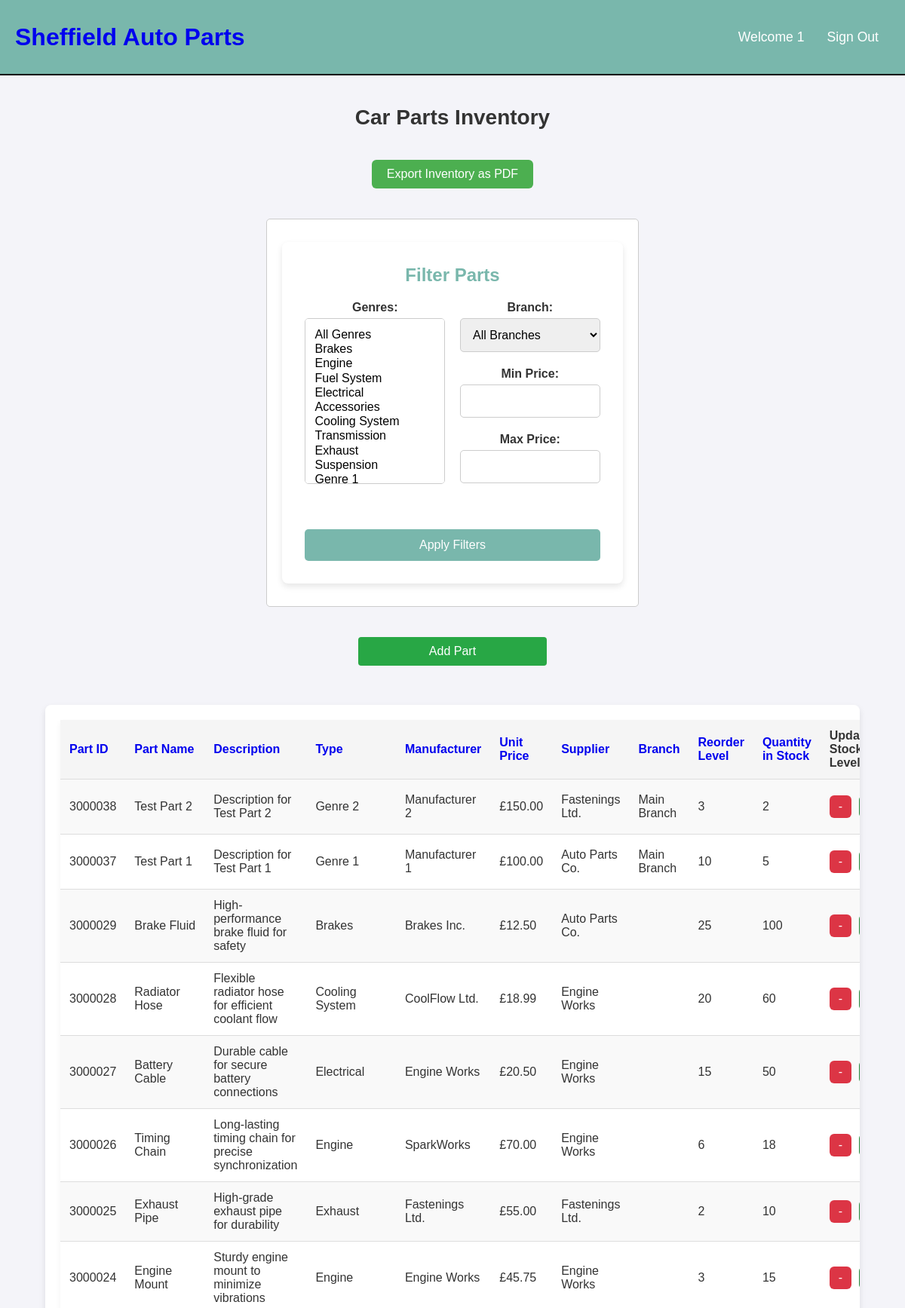
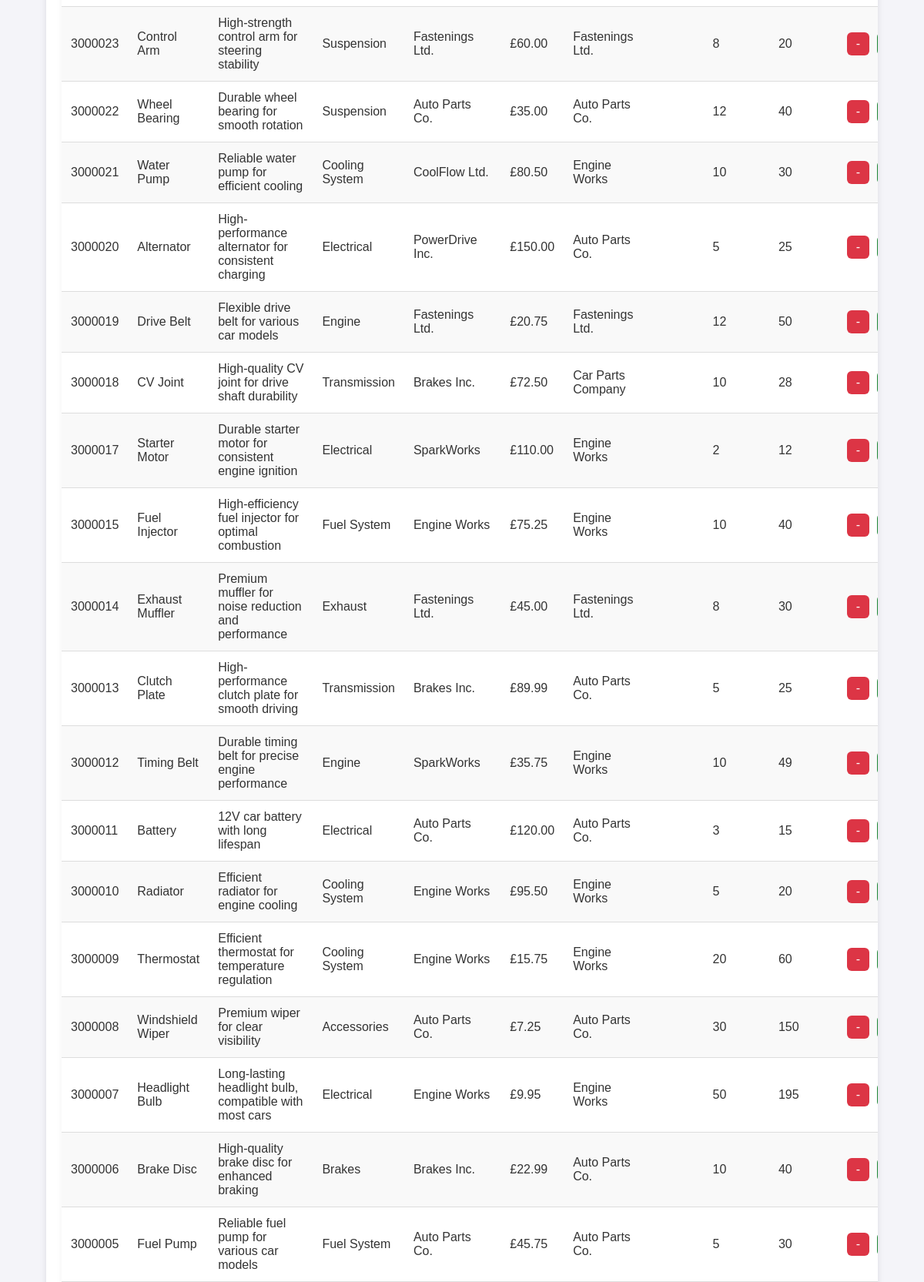
Screenshot of /inventory.php?sort_column=part_id&sort_order=DESC (signed in, upper part) with the database file from the repository (2 pictures, top to bottom).
### tables this page shows
CREATE TABLE `users` (
  `user_id` int(11) NOT NULL,
  `username` varchar(50) NOT NULL,
  `password` varchar(255) NOT NULL,
  `email` varchar(99) NOT NULL,
  `role` varchar(20) NOT NULL,
  `active` tinyint(1) DEFAULT 1
);

CREATE TABLE `parts` (
  `part_id` int(11) NOT NULL,
  `part_name` varchar(100) NOT NULL,
  `description` varchar(255) NOT NULL,
  `genre` varchar(30) NOT NULL,
  `manufacturer` varchar(100) NOT NULL,
  `unit_price` decimal(10,2) NOT NULL,
  `quantity_in_stock` int(11) NOT NULL,
  `reorder_level` int(11) NOT NULL,
  `supplier_id` int(11) NOT NULL,
  `branch_id` int(11) DEFAULT NULL
);

CREATE TABLE `suppliers` (
  `supplier_id` int(11) NOT NULL,
  `supplier_name` varchar(100) NOT NULL,
  `contact_name` varchar(100) NOT NULL,
  `contact_phone` varchar(11) NOT NULL,
  `contact_email` varchar(50) NOT NULL,
  `address` varchar(100) NOT NULL,
  `active` tinyint(1) NOT NULL DEFAULT 1
);

CREATE TABLE `branches` (
  `branch_id` int(11) NOT NULL,
  `branch_name` varchar(255) NOT NULL,
  `branch_address` varchar(255) DEFAULT NULL,
  `branch_phone` varchar(20) DEFAULT NULL,
  `branch_email` varchar(255) DEFAULT NULL
);

### include/functions.php (called while the page is built, shortened)
<?php
function check_login($con){
  if(isset($_SESSION['user_id'])){
    $users_id = $_SESSION['user_id'];
    $check_login_query = "SELECT * FROM users WHERE user_id = '$users_id'";
    $logged_in_result = mysqli_query($con,$check_login_query);
    if($logged_in_result && mysqli_num_rows($logged_in_result) === 1){
      $user_data = mysqli_fetch_assoc($logged_in_result);
      return $user_data;
    }
  }
}
?>

### include/init.php (called while the page is built, shortened)
<?php
include('include/connection.php');
include('include/functions.php');
$user_data = check_login($con);
?>

### inventory.php (the view, shortened to what this page needs)
<?php
include('include/init.php');
$sort_column = isset($_GET['sort_column']) ? $_GET['sort_column'] : 'part_id';
$sort_order = isset($_GET['sort_order']) ? $_GET['sort_order'] : 'ASC';
$next_sort_order = ($sort_order == 'ASC') ? 'DESC' : 'ASC';
$selected_genres = isset($_POST['genres']) ? $_POST['genres'] : [];
$min_price = isset($_POST['min_price']) && is_numeric($_POST['min_price']) ? $_POST['min_price'] : null;
$max_price = isset($_POST['max_price']) && is_numeric($_POST['max_price']) ? $_POST['max_price'] : null;
$genre_sql = "SELECT DISTINCT genre FROM parts";
$genre_result = $con->query($genre_sql);
$genres = [];
while ($row = $genre_result->fetch_assoc()) {
    $genres[] = $row['genre'];
}
$sql = "SELECT
            parts.part_id,
            parts.part_name,
            parts.description,
            parts.genre,
            parts.manufacturer,
            parts.unit_price,
            parts.quantity_in_stock,
            parts.reorder_level,
            suppliers.supplier_name,
            branches.branch_name
        FROM parts
        INNER JOIN suppliers ON parts.supplier_id = suppliers.supplier_id
        LEFT JOIN branches ON parts.branch_id = branches.branch_id";
$sql .= " ORDER BY $sort_column $sort_order";
$result = $con->query($sql);
?>
<!DOCTYPE html>
<html lang="en">
<head>
    <link rel="stylesheet" href="style/base.css">
    <link rel="stylesheet" href="style/tablelist.css">
</head>
<body>
    <?php include('include/header.php'); ?>
    <div class="page-container">
        <h2 class="page-title">Car Parts Inventory</h2>
        <div class="button-container">
            <a href="generate_inventory_report.php" class="export-btn">Export Inventory as PDF</a>
        </div>
        <div class="form-container">
            <form action="inventory.php" method="POST" class="adding-form">
                <h3>Filter Parts</h3>
                <div class="form-columns">
                    <div class="left-column">
                        <div class="form-box">
                            <label for="genres">Genres:</label>
                            <select id="genres" name="genres[]" multiple>
                                <option value="">All Genres</option>
                                <?php foreach ($genres as $genre): ?>
                                    <option value="<?php echo htmlspecialchars($genre); ?>" <?php echo in_array($genre, $selected_genres) ? 'selected' : ''; ?>><?php echo htmlspecialchars($genre); ?></option>
                                <?php endforeach; ?>
                            </select>
                        </div>
                    </div>
                    <div class="right-column">
                        <div class="form-box">
                            <label for="branch">Branch:</label>
                            <select id="branch" name="branch">
                                <option value="">All Branches</option>
                            </select>
                        </div>
                        <div class="form-box">
                            <label for="min_price">Min Price:</label>
                            <input type="number" step="0.01" id="min_price" name="min_price" value="<?php echo htmlspecialchars($min_price); ?>">
                        </div>
                        <div class="form-box">
                            <label for="max_price">Max Price:</label>
                            <input type="number" step="0.01" id="max_price" name="max_price" value="<?php echo htmlspecialchars($max_price); ?>">
                        </div>
                    </div>
                </div>
                <button type="submit" class="save-btn">Apply Filters</button>
            </form>
        </div>
        <div id="add-part-button-container" class="button-container">
            <a href="adding_new_parts.php" class="add-part-btn">Add Part</a>
        </div>
        <div class="table-container">
            <table class="inventory-list">
                <thead>
                    <tr>
                        <th><a href="?sort_column=part_id&sort_order=<?php echo $next_sort_order; ?>">Part ID</a></th>
                        <th><a href="?sort_column=part_name&sort_order=<?php echo $next_sort_order; ?>">Part Name</a></th>
                        <th><a href="?sort_column=description&sort_order=<?php echo $next_sort_order; ?>">Description</a></th>
                        <th><a href="?sort_column=genre&sort_order=<?php echo $next_sort_order; ?>">Type</a></th>
                        <th><a href="?sort_column=manufacturer&sort_order=<?php echo $next_sort_order; ?>">Manufacturer</a></th>
                        <th><a href="?sort_column=unit_price&sort_order=<?php echo $next_sort_order; ?>">Unit Price</a></th>
                        <th><a href="?sort_column=supplier_name&sort_order=<?php echo $next_sort_order; ?>">Supplier</a></th>
                        <th><a href="?sort_column=branch_name&sort_order=<?php echo $next_sort_order; ?>">Branch</a></th>
                        <th><a href="?sort_column=reorder_level&sort_order=<?php echo $next_sort_order; ?>">Reorder Level</a></th>
                        <th><a href="?sort_column=quantity_in_stock&sort_order=<?php echo $next_sort_order; ?>">Quantity in Stock</a></th>
                        <th>Update Stock Levels</th>
                    </tr>
                </thead>
                <tbody>
                    <?php
                    if ($result->num_rows > 0) {
                        while ($row = $result->fetch_assoc()) {
                            echo "<tr id='row-{$row['part_id']}'>";
                            echo "<td>" . htmlspecialchars($row['part_id']) . "</td>";
                            echo "<td>" . htmlspecialchars($row['part_name']) . "</td>";
                            echo "<td>" . htmlspecialchars($row['description']) . "</td>";
                            echo "<td>" . htmlspecialchars($row['genre']) . "</td>";
                            echo "<td>" . htmlspecialchars($row['manufacturer']) . "</td>";
                            echo "<td>£" . number_format($row['unit_price'], 2) . "</td>";
                            echo "<td>" . htmlspecialchars($row['supplier_name']) . "</td>";
                            echo "<td>" . htmlspecialchars($row['branch_name']) . "</td>";
                            echo "<td>" . htmlspecialchars($row['reorder_level']) . "</td>";
                            echo "<td class='quantity'>" . htmlspecialchars($row['quantity_in_stock']) . "</td>";
                            echo "<td>
                                    <div class='button-container'>
                                        <button class='update-btn' data-id='{$row['part_id']}' data-action='decrease'>-</button>
                                        <button class='update-btn' data-id='{$row['part_id']}' data-action='increase'>+</button>
                                    </div>
                                  </td>";
                            echo "</tr>";
                        }
                    } else {
                        echo "<tr><td colspan='13'>No parts found.</td></tr>";
                    }
                    ?>
                </tbody>
            </table>
        </div>
    </div>
</body>
</html>

### include/header.php
<link rel="stylesheet" href="style/header.css">
<header>
  <div class="logo">
  <h1 class="logo-text">
    <a href="home.php">
      <span>Sheffield</span> Auto Parts
    </a>
  </h1>
</div>
<ul class="navbar">
  <li><a href="home.php">Welcome <?php echo htmlspecialchars($user_data['username']); ?></a></li>
  <li><a href="logout.php">Sign Out</a></li>
</ul>
</header>

### style/base.css (style rules this page uses)
* { font-family: 'Poppins', sans-serif; margin: 0; padding: 0; box-sizing: border-box; text-decoration: none; }
body { background-color: #f9f9f9; min-height: 100vh; }
.page-container { min-height: 75vh; width: 100%; background-position: center; background-size: cover; position: relative; display: flex; flex-direction: column; margin: 0 auto; padding-top: 0px; justify-content: center; align-items: center; }
.page-title { margin-top: 20px; font-size: 24px; margin-bottom: 20px; text-align: center; }
.form-container { margin: 20px auto; padding: 20px; border: 1px solid #ccc; border-radius: 5px; background-color: #ffffff; max-width: 600px; text-align: center; }
.form, .adding-form { display: flex; flex-direction: column; max-width: 1000px; margin: 10px auto; padding: 30px; background-color: #ffffff; border-radius: 8px; box-shadow: 0 4px 8px rgba(0, 0, 0, 0.1); justify-content: center; align-items: center; }
.form h3, .adding-form h3 { width: 100%; text-align: center; color: #79B7AC; margin-bottom: 20px; font-size: 24px; font-weight: bold; }
.form-columns { display: flex; justify-content: space-between; margin-bottom: 20px; width: 100%; gap: 20px; }
.left-column, .right-column { display: flex; flex-direction: column; width: 100%; }
.form-box { display: flex; flex-direction: column; margin-bottom: 20px; }
.form-box label { font-weight: bold; margin-bottom: 5px; }
.form-box input, .form-box textarea, .form-box select { padding: 12px; border: 1px solid #ccc; border-radius: 5px; font-size: 16px; width: 100%; box-sizing: border-box; }
.save-btn { display: block; width: 100%; padding: 12px 15px; background-color: #79B7AC; color: white; border: none; border-radius: 5px; cursor: pointer; font-size: 16px; margin-top: 20px; }
select[multiple] { height: 220px; }

### style/tablelist.css (style rules this page uses)
* { font-family: 'Poppins', sans-serif; margin: 0; padding: 0; box-sizing: border-box; text-decoration: none; }
body { background-color: #f4f4f9; color: #333; }
.page-container { min-height: auto; width: 100%; position: relative; display: flex; flex-direction: column; padding-top: 20px; margin: 0 auto; align-items: center; }
.page-title { margin-top: 20px; margin-bottom: 20px; font-size: 28px; font-weight: 600; text-align: center; color: #333; }
.table-container { background-color: #fff; width: 90%; max-width: 1600px; padding: 1.25rem; border-radius: 8px; margin: 2rem auto; box-shadow: 0 4px 8px rgba(0, 0, 0, 0.1); overflow-x: auto; }
.inventory-list { width: 100%; border-collapse: collapse; background-color: #fff; box-shadow: 0 4px 8px rgba(0, 0, 0, 0.05); }
.inventory-list thead { background-color: #f5f5f5; }
.inventory-list th, .inventory-list td { padding: 12px; text-align: left; border-bottom: 1px solid #ddd; }
.inventory-list th { font-weight: bold; background-color: #f5f5f5; color: #333; }
.inventory-list tbody tr { background-color: #fff; }
.inventory-list tbody tr:nth-child(odd) { background-color: #f9f9f9; }
.export-btn { display: inline-block; padding: 10px 20px; margin: 20px 0; background-color: #4CAF50; color: white; border-radius: 6px; text-decoration: none; font-size: 16px; }
.button-container { display: flex; gap: 10px; }
.update-btn { display: inline-block; padding: 6px 12px; cursor: pointer; color: white; border: none; border-radius: 6px; font-size: 16px; transition: background-color 0.3s ease; }
.update-btn[data-action='decrease'] { background-color: #dc3545; }
.quantity { text-align: center; }
#add-part-button-container { text-align: center; margin: 20px 0; }
.add-part-btn { display: inline-block; padding: 10px 20px; background-color: #28a745; color: white; border-radius: 4px; text-decoration: none; font-size: 16px; width: 250px; height:50x; transition: background-color 0.3s ease; }

### style/header.css (style rules this page uses)
header { background: #79B7AC; height: 100px; display: flex; justify-content: space-between; align-items: center; border-bottom: 2px solid black; color: white; padding: 0 20px; }
header .logo { max-height: 80px; display: flex; align-items: center; color: white; }
header .navbar { display: flex; align-items: center; }
header ul { margin: 20; padding: 20; list-style: none; display: flex; color: white; }
header ul li { position: relative; }
header ul li a { display: block; padding: 20px 15px; font-size: 1.1em; color: white; text-decoration: none; border-radius: 4px; }

### rows the page displays
users: username "1"
parts: part_id "3000038", part_name "Test Part 2", description "Description for Test Part 2", genre "Genre 2", manufacturer "Manufacturer 2", unit_price "150.00", supplier.supplier_name "Fastenings Ltd.", branch.branch_name "Main Branch", reorder_level "3", quantity_in_stock "2"
parts: part_id "3000037", part_name "Test Part 1", description "Description for Test Part 1", genre "Genre 1", manufacturer "Manufacturer 1", unit_price "100.00", supplier.supplier_name "Auto Parts Co.", branch.branch_name "Main Branch", reorder_level "10", quantity_in_stock "5"
parts: part_id "3000029", part_name "Brake Fluid", description "High-performance brake fluid for safety", genre "Brakes", manufacturer "Brakes Inc.", unit_price "12.50", supplier.supplier_name "Auto Parts Co.", reorder_level "25", quantity_in_stock "100"
parts: part_id "3000028", part_name "Radiator Hose", description "Flexible radiator hose for efficient coolant flow", genre "Cooling System", manufacturer "CoolFlow Ltd.", unit_price "18.99", supplier.supplier_name "Engine Works", reorder_level "20", quantity_in_stock "60"
parts: part_id "3000027", part_name "Battery Cable", description "Durable cable for secure battery connections", genre "Electrical", manufacturer "Engine Works", unit_price "20.50", supplier.supplier_name "Engine Works", reorder_level "15", quantity_in_stock "50"
parts: part_id "3000026", part_name "Timing Chain", description "Long-lasting timing chain for precise synchronization", genre "Engine", manufacturer "SparkWorks", unit_price "70.00", supplier.supplier_name "Engine Works", reorder_level "6", quantity_in_stock "18"
parts: part_id "3000025", part_name "Exhaust Pipe", description "High-grade exhaust pipe for durability", genre "Exhaust", manufacturer "Fastenings Ltd.", unit_price "55.00", supplier.supplier_name "Fastenings Ltd.", reorder_level "2", quantity_in_stock "10"
parts: part_id "3000024", part_name "Engine Mount", description "Sturdy engine mount to minimize vibrations", genre "Engine", manufacturer "Engine Works", unit_price "45.75", supplier.supplier_name "Engine Works", reorder_level "3", quantity_in_stock "15"
parts: part_id "3000023", part_name "Control Arm", description "High-strength control arm for steering stability", genre "Suspension", manufacturer "Fastenings Ltd.", unit_price "60.00", supplier.supplier_name "Fastenings Ltd.", reorder_level "8", quantity_in_stock "20"
parts: part_id "3000022", part_name "Wheel Bearing", description "Durable wheel bearing for smooth rotation", genre "Suspension", manufacturer "Auto Parts Co.", unit_price "35.00", supplier.supplier_name "Auto Parts Co.", reorder_level "12", quantity_in_stock "40"
parts: part_id "3000021", part_name "Water Pump", description "Reliable water pump for efficient cooling", genre "Cooling System", manufacturer "CoolFlow Ltd.", unit_price "80.50", supplier.supplier_name "Engine Works", reorder_level "10", quantity_in_stock "30"
parts: part_id "3000020", part_name "Alternator", description "High-performance alternator for consistent charging", genre "Electrical", manufacturer "PowerDrive Inc.", unit_price "150.00", supplier.supplier_name "Auto Parts Co.", reorder_level "5", quantity_in_stock "25"
parts: part_id "3000019", part_name "Drive Belt", description "Flexible drive belt for various car models", genre "Engine", manufacturer "Fastenings Ltd.", unit_price "20.75", supplier.supplier_name "Fastenings Ltd.", reorder_level "12", quantity_in_stock "50"
parts: part_id "3000018", part_name "CV Joint", description "High-quality CV joint for drive shaft durability", genre "Transmission", manufacturer "Brakes Inc.", unit_price "72.50", supplier.supplier_name "Car Parts Company", reorder_level "10", quantity_in_stock "28"
parts: part_id "3000017", part_name "Starter Motor", description "Durable starter motor for consistent engine ignition", genre "Electrical", manufacturer "SparkWorks", unit_price "110.00", supplier.supplier_name "Engine Works", reorder_level "2", quantity_in_stock "12"
parts: part_id "3000015", part_name "Fuel Injector", description "High-efficiency fuel injector for optimal combustion", genre "Fuel System", manufacturer "Engine Works", unit_price "75.25", supplier.supplier_name "Engine Works", reorder_level "10", quantity_in_stock "40"
parts: part_id "3000014", part_name "Exhaust Muffler", description "Premium muffler for noise reduction and performance", genre "Exhaust", manufacturer "Fastenings Ltd.", unit_price "45.00", supplier.supplier_name "Fastenings Ltd.", reorder_level "8", quantity_in_stock "30"
parts: part_id "3000013", part_name "Clutch Plate", description "High-performance clutch plate for smooth driving", genre "Transmission", manufacturer "Brakes Inc.", unit_price "89.99", supplier.supplier_name "Auto Parts Co.", reorder_level "5", quantity_in_stock "25"
parts: part_id "3000012", part_name "Timing Belt", description "Durable timing belt for precise engine performance", genre "Engine", manufacturer "SparkWorks", unit_price "35.75", supplier.supplier_name "Engine Works", reorder_level "10", quantity_in_stock "49"
parts: part_id "3000011", part_name "Battery", description "12V car battery with long lifespan", genre "Electrical", manufacturer "Auto Parts Co.", unit_price "120.00", supplier.supplier_name "Auto Parts Co.", reorder_level "3", quantity_in_stock "15"
parts: part_id "3000010", part_name "Radiator", description "Efficient radiator for engine cooling", genre "Cooling System", manufacturer "Engine Works", unit_price "95.50", supplier.supplier_name "Engine Works", reorder_level "5", quantity_in_stock "20"
parts: part_id "3000009", part_name "Thermostat", description "Efficient thermostat for temperature regulation", genre "Cooling System", manufacturer "Engine Works", unit_price "15.75", supplier.supplier_name "Engine Works", reorder_level "20", quantity_in_stock "60"
parts: part_id "3000008", part_name "Windshield Wiper", description "Premium wiper for clear visibility", genre "Accessories", manufacturer "Auto Parts Co.", unit_price "7.25", supplier.supplier_name "Auto Parts Co.", reorder_level "30", quantity_in_stock "150"
parts: part_id "3000007", part_name "Headlight Bulb", description "Long-lasting headlight bulb, compatible with most cars", genre "Electrical", manufacturer "Engine Works", unit_price "9.95", supplier.supplier_name "Engine Works", reorder_level "50", quantity_in_stock "195"
parts: part_id "3000006", part_name "Brake Disc", description "High-quality brake disc for enhanced braking", genre "Brakes", manufacturer "Brakes Inc.", unit_price "22.99", supplier.supplier_name "Auto Parts Co.", reorder_level "10", quantity_in_stock "40"
parts: part_id "3000005", part_name "Fuel Pump", description "Reliable fuel pump for various car models", genre "Fuel System", manufacturer "Auto Parts Co.", unit_price "45.75", supplier.supplier_name "Auto Parts Co.", reorder_level "5", quantity_in_stock "30"
